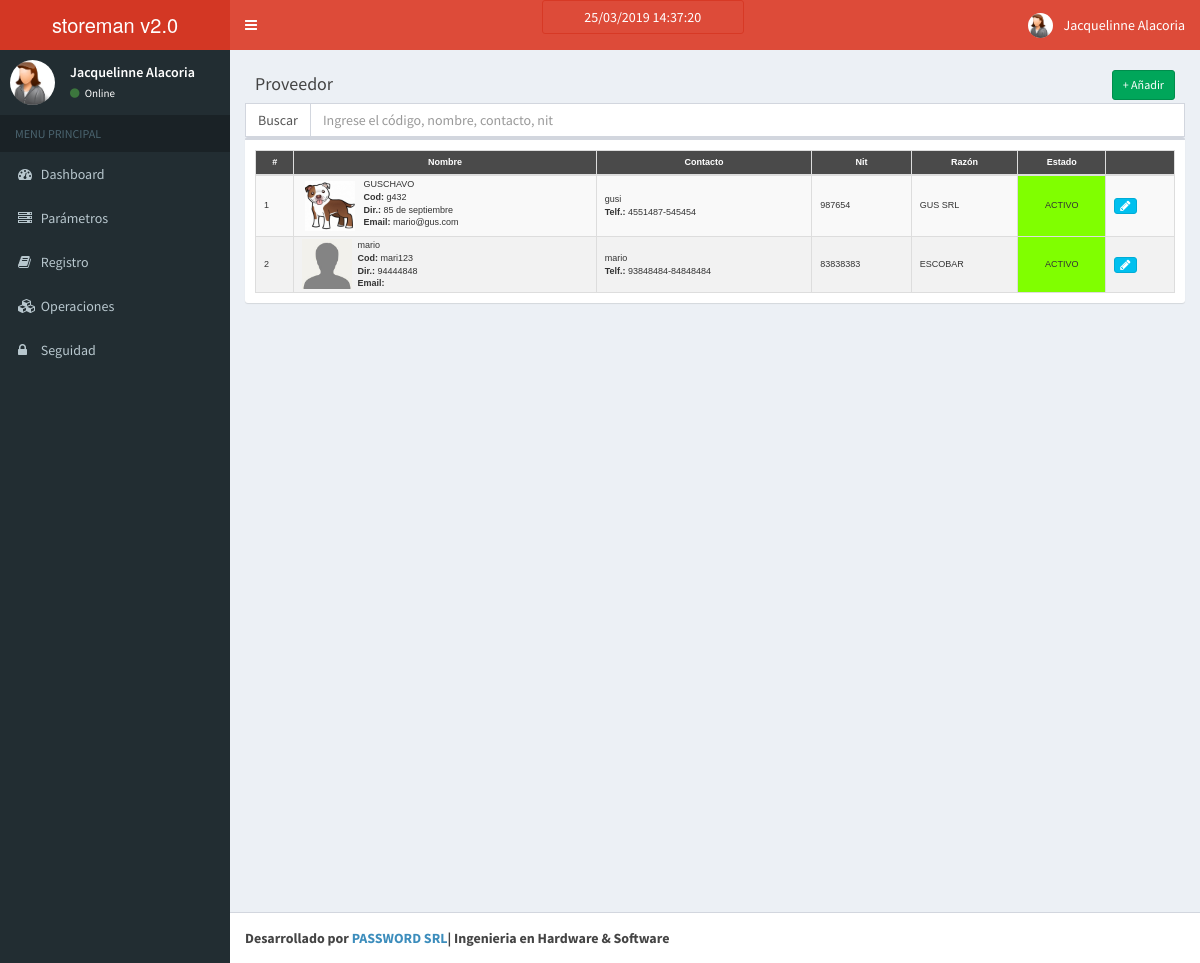
The page /index.php/proveedor on the database as committed earlier.
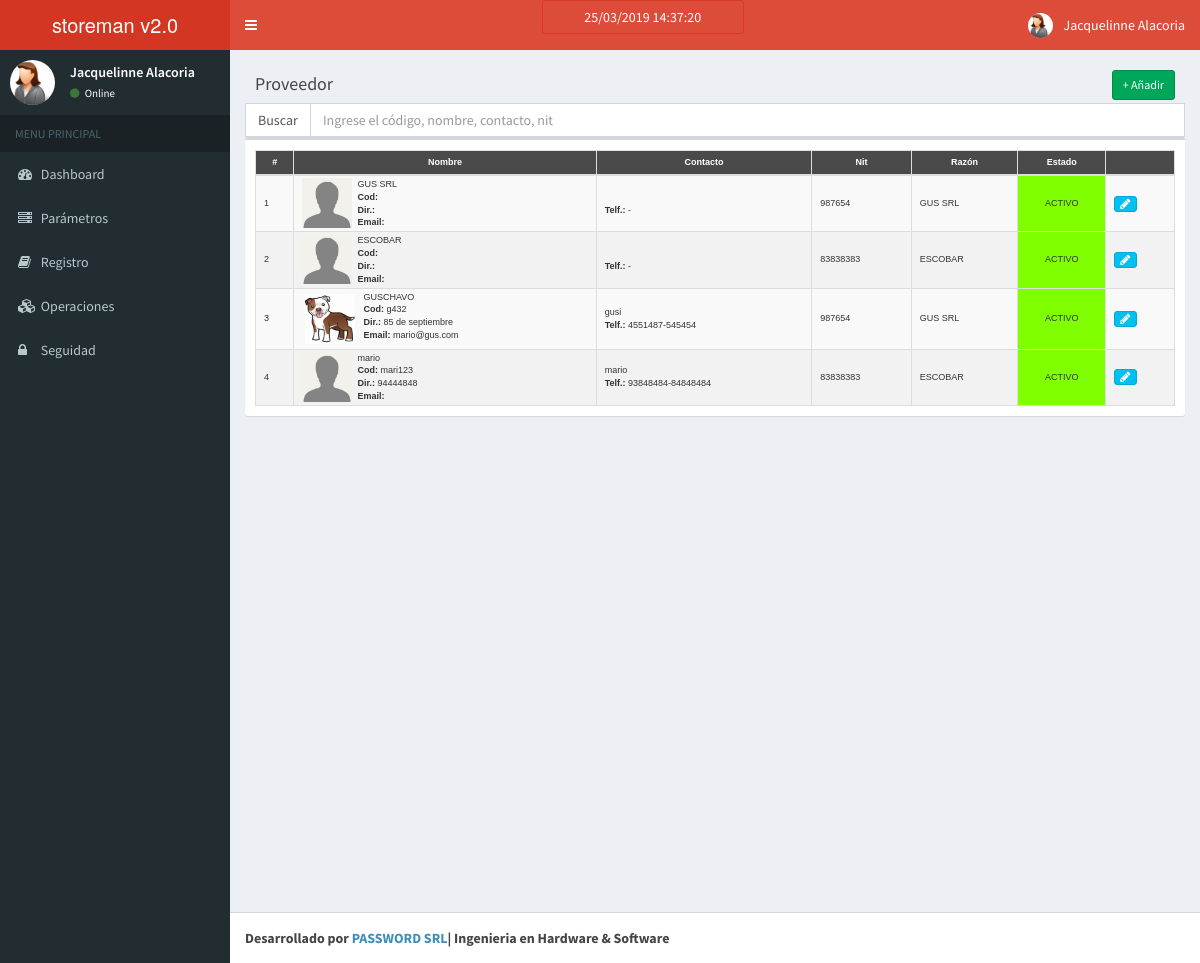
The same page on the database as committed later.
### tables this page shows
CREATE TABLE `proveedor` (
  `proveedor_id` int(11) NOT NULL AUTO_INCREMENT,
  `estado_id` int(11) DEFAULT '1',
  `proveedor_codigo` varchar(20) DEFAULT NULL,
  `proveedor_nombre` varchar(50) DEFAULT NULL,
  `proveedor_foto` varchar(250) DEFAULT NULL,
  `proveedor_contacto` varchar(100) DEFAULT NULL,
  `proveedor_direccion` varchar(80) DEFAULT NULL,
  `proveedor_telefono` varchar(50) DEFAULT NULL,
  `proveedor_telefono2` varchar(20) DEFAULT NULL,
  `proveedor_celular` varchar(50) DEFAULT NULL,
  `proveedor_email` varchar(50) DEFAULT NULL,
  `proveedor_nit` varchar(30) DEFAULT NULL,
  `proveedor_razon` varchar(150) DEFAULT NULL,
  `proveedor_autorizacion` varchar(30) DEFAULT NULL,
  PRIMARY KEY (`proveedor_id`),
  UNIQUE KEY `proveedor_id` (`proveedor_id`)
);

CREATE TABLE `estado` (
  `estado_id` int(11) NOT NULL AUTO_INCREMENT,
  `estado_descripcion` varchar(50) DEFAULT NULL,
  `estado_tipo` int(11) DEFAULT NULL,
  `estado_color` varchar(30) DEFAULT NULL,
  PRIMARY KEY (`estado_id`),
  UNIQUE KEY `estado_id` (`estado_id`)
);

### application/controllers/Proveedor.php (called while the page is built, shortened)
<?php
class Proveedor extends CI_Controller{
    function __construct()
    {
        $this->load->model('Proveedor_model');
    }
    function index()
    {
        $data['a'] = "0";
        $data['proveedor'] = $this->Proveedor_model->get_all_proveedor();
        $data['_view'] = 'proveedor/index';
        $this->load->view('layouts/main',$data);
    }
}

### index.php (called while the page is built, shortened)
<?php
require_once BASEPATH.'core/CodeIgniter.php';

### application/models/Proveedor_model.php (called while the page is built, shortened)
<?php
class Proveedor_model extends CI_Model
{
    function get_all_proveedor($params = array())
    {
        $limit_condition = "";
        $proveedor = $this->db->query("
            SELECT
                p.*, e.*
            FROM
                proveedor p, estado e
            WHERE
                p.estado_id=e.estado_id
            ORDER BY `proveedor_id` DESC
            " . $limit_condition . "
        ")->result_array();
        return $proveedor;
    }
}

### application/views/proveedor/index.php (the view, shortened to what this page needs)
<link href="<?php echo base_url('resources/css/mitabla.css'); ?>" rel="stylesheet">
<div class="box-header">
                <h3 class="box-title">Proveedor</h3>
            	<div class="box-tools">
                    <a href="<?php echo site_url('proveedor/add'); ?>" class="btn btn-success btn-sm">+ Añadir</a>
                </div>
</div>
<div class="row">
    <div class="col-md-12">
                  <div class="input-group"> <span class="input-group-addon">Buscar</span>
                      <input id="filtrar" type="text" class="form-control" onkeypress="buscarproveedor(event)" placeholder="Ingrese el código, nombre, contacto, nit">
                  </div>
        <div class="box">
            <div class="box-body table-responsive">
                <table class="table table-striped table-condensed" id="mitabla">
                    <tr>
						<th>#</th>
						<th>Nombre</th>
						<th>Contacto</th>
						<th>Nit</th>
						<th>Razón</th>
						<th>Estado</th>
						<th></th>
                    <tbody class="buscar">
                    <?php $i = 0;
                          foreach($proveedor as $p){;
                                 $i = $i+1; ?>
                    <tr>
                            <td><?php echo $i; ?></td>
                            <td><div id="horizontal"><?php if ($p['proveedor_foto']!=NULL && $p['proveedor_foto']!="") { ?>
                                    <div>
                                        <a class="btn  btn-xs" data-toggle="modal" data-target="#mostrarimagen<?php echo $i; ?>" style="padding: 2px;">
                                        <?php
                                        echo '<img src="'.site_url('/resources/images/proveedores/'.$p['proveedor_foto']).'" />';
                                        ?>
                                    </a>
                                    </div>
                             <?php } else { ?>
                                        <img src="<?php echo site_url('/resources/images/default.jpg');  ?>" />
                                    <?php }  ?>
                                    <div><?php
                                        echo $p['proveedor_nombre']."<br>";
                                        echo "<b>Cod: </b>".$p['proveedor_codigo']."<br>";
                                        echo "<b>Dir.: </b>".$p['proveedor_direccion']."<br>";
                                        echo "<b>Email: </b>".$p['proveedor_email'];
                                        ?>
                                    </div>
                                </div>
                            </td>
                            <td><?php echo $p['proveedor_contacto']; ?></br>
                            <b>Telf.:</b> <?php echo $p['proveedor_telefono']; ?>-<?php echo $p['proveedor_telefono2']; ?></td>
                            <td><?php echo $p['proveedor_nit']; ?></td>
                            <td><?php echo $p['proveedor_razon']; ?></td>
                            <td style="background-color: <?php echo $p['estado_color']; ?>; text-align: center;"><?php echo $p['estado_descripcion']; ?></td>
                            <td>
                            <a href="<?php echo site_url('proveedor/edit/'.$p['proveedor_id']); ?>" class="btn btn-info btn-xs"><span class="fa fa-pencil"></span></a>
                        </td>
                    </tr>
                    <?php } ?>
                </table>
            </div>
        </div>
    </div>
</div>

Rows that differ between the two databases and show on the page:
added proveedor: proveedor_nombre "GUS SRL", proveedor_nit "987654", proveedor_razon "GUS SRL", estado.estado_descripcion "ACTIVO"
added proveedor: proveedor_nombre "ESCOBAR", proveedor_nit "83838383", proveedor_razon "ESCOBAR", estado.estado_descripcion "ACTIVO"
